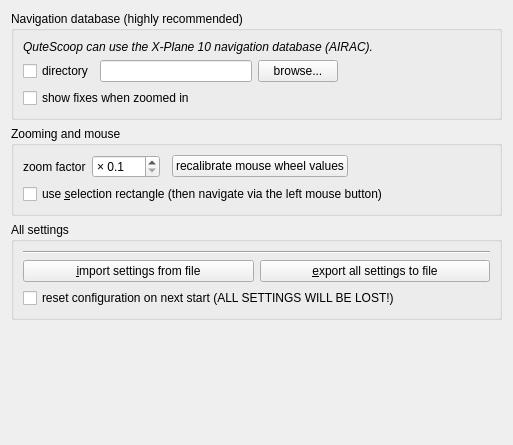
     <widget class="QWidget" name="tabSpecial">
      <attribute name="title">
       <string>Special</string>
      </attribute>
      <layout class="QVBoxLayout" name="verticalLayout">
       <item>
        <widget class="QGroupBox" name="groupBoxDatabase">
         <property name="title">
          <string>Navigation database (highly recommended)</string>
         </property>
         <layout class="QVBoxLayout" name="_4">
          <item>
           <widget class="QLabel" name="label_5">
            <property name="text">
             <string>&lt;!DOCTYPE HTML PUBLIC &quot;-//W3C//DTD HTML 4.0//EN&quot; &quot;http://www.w3.org/TR/REC-html40/strict.dtd&quot;&gt;
&lt;html&gt;&lt;head&gt;&lt;meta name=&quot;qrichtext&quot; content=&quot;1&quot; /&gt;&lt;meta charset=&quot;utf-8&quot; /&gt;&lt;style type=&quot;text/css&quot;&gt;
p, li { white-space: pre-wrap; }
&lt;/style&gt;&lt;/head&gt;&lt;body style=&quot; font-family:'Sans Serif'; font-size:9pt; font-weight:400; font-style:normal;&quot;&gt;
&lt;p style=&quot; margin-top:0px; margin-bottom:0px; margin-left:0px; margin-right:0px; -qt-block-indent:0; text-indent:0px;&quot;&gt;&lt;span style=&quot; font-style:italic;&quot;&gt;QuteScoop can use the X-Plane 10 navigation database (AIRAC).&lt;/span&gt;&lt;/p&gt;&lt;/body&gt;&lt;/html&gt;</string>
            </property>
            <property name="wordWrap">
             <bool>true</bool>
            </property>
            <property name="openExternalLinks">
             <bool>true</bool>
            </property>
            <property name="textInteractionFlags">
             <set>Qt::LinksAccessibleByMouse|Qt::TextSelectableByKeyboard|Qt::TextSelectableByMouse</set>
            </property>
           </widget>
          </item>
          <item>
           <layout class="QHBoxLayout" name="_5">
            <item>
             <widget class="QCheckBox" name="cbUseNavDatabase">
              <property name="text">
               <string>directory</string>
              </property>
             </widget>
            </item>
            <item>
             <widget class="QLineEdit" name="editNavdir"/>
            </item>
            <item>
             <widget class="QPushButton" name="browseNavdirButton">
              <property name="toolTip">
               <string>Shall be the folder that contains 'default_scenery' and 'default_data'</string>
              </property>
              <property name="text">
               <string>browse...</string>
              </property>
              <property name="flat">
               <bool>false</bool>
              </property>
             </widget>
            </item>
            <item>
             <spacer name="horizontalSpacer_17">
              <property name="orientation">
               <enum>Qt::Horizontal</enum>
              </property>
              <property name="sizeHint" stdset="0">
               <size>
                <width>40</width>
                <height>20</height>
               </size>
              </property>
             </spacer>
            </item>
           </layout>
          </item>
          <item>
           <widget class="QCheckBox" name="cbShowFixes">
            <property name="text">
             <string>show fixes when zoomed in</string>
            </property>
           </widget>
          </item>
         </layout>
        </widget>
       </item>
       <item>
        <widget class="QGroupBox" name="groupZoom">
         <property name="title">
          <string>Zooming and mouse</string>
         </property>
         <layout class="QGridLayout" name="gridLayout_10">
          <item row="0" column="1">
           <widget class="QDoubleSpinBox" name="sbZoomFactor">
            <property name="toolTip">
             <string>all zooming gets accelerated by this value.</string>
            </property>
            <property name="prefix">
             <string>× </string>
            </property>
            <property name="decimals">
             <number>1</number>
            </property>
            <property name="minimum">
             <double>0.100000000000000</double>
            </property>
            <property name="singleStep">
             <double>0.100000000000000</double>
            </property>
           </widget>
          </item>
          <item row="0" column="0">
           <widget class="QLabel" name="label_50">
            <property name="text">
             <string>zoom factor</string>
            </property>
           </widget>
          </item>
          <item row="0" column="3">
           <widget class="QPushButton" name="pbWheelCalibrate">
            <property name="toolTip">
             <string>The maximum value of your mouse wheel gets updated constantly as it differs from mouse driver to mouse driver. Reset if you feel your zomming is way too slow.</string>
            </property>
            <property name="text">
             <string>recalibrate mouse wheel values</string>
            </property>
           </widget>
          </item>
          <item row="0" column="4">
           <spacer name="horizontalSpacer_14">
            <property name="orientation">
             <enum>Qt::Horizontal</enum>
            </property>
            <property name="sizeHint" stdset="0">
             <size>
              <width>40</width>
              <height>20</height>
             </size>
            </property>
           </spacer>
          </item>
          <item row="1" column="0" colspan="5">
           <widget class="QCheckBox" name="useSelectionRectangle">
            <property name="toolTip">
             <string>Use left mouse button to drag a selection rectangle. When off, left mouse drag is globe panning (same as right drag)</string>
            </property>
            <property name="text">
             <string>use &amp;selection rectangle (then navigate via the left mouse button)</string>
            </property>
           </widget>
          </item>
         </layout>
        </widget>
       </item>
       <item>
        <widget class="QGroupBox" name="groupBoxResetConfigration">
         <property name="title">
          <string>All settings</string>
         </property>
         <layout class="QVBoxLayout" name="verticalLayout_8">
          <item>
           <widget class="Line" name="line_2">
            <property name="orientation">
             <enum>Qt::Horizontal</enum>
            </property>
           </widget>
          </item>
          <item>
           <layout class="QHBoxLayout" name="horizontalLayout_9">
            <item>
             <widget class="QPushButton" name="pbImportFromFile">
              <property name="toolTip">
               <string>Reads settings from .ini file. This does not replace your current settings, but gets merged with it. That means, only values present in the new .ini will actually be changed.</string>
              </property>
              <property name="text">
               <string>&amp;import settings from file</string>
              </property>
             </widget>
            </item>
            <item>
             <widget class="QPushButton" name="pbExportToFile">
              <property name="toolTip">
               <string>writes settings to .ini file.</string>
              </property>
              <property name="text">
               <string>&amp;export all settings to file</string>
              </property>
             </widget>
            </item>
           </layout>
          </item>
          <item>
           <widget class="QCheckBox" name="cbResetConfiguration">
            <property name="text">
             <string>reset configuration on next start (ALL SETTINGS WILL BE LOST!)</string>
            </property>
           </widget>
          </item>
         </layout>
        </widget>
       </item>
       <item>
        <spacer name="spacer">
         <property name="orientation">
          <enum>Qt::Vertical</enum>
         </property>
         <property name="sizeHint" stdset="0">
          <size>
           <width>491</width>
           <height>114</height>
          </size>
         </property>
        </spacer>
       </item>
      </layout>
     </widget>
